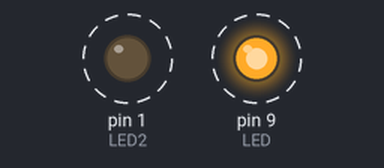
Bench run of a sketch on a simulated Arduino Uno, built with avr-gcc and run on an emulated ATmega328P. Parts: output pins drawn as LEDs (lit = HIGH). Dashed ring = blinking.

Above: at 0.2 s.
Timing chart, 0 to 4.6 s (numbered marks = the images above):
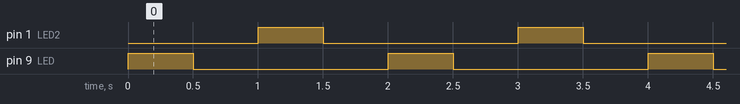

Measured:
- by itself, pin 1 (LED2), pin 9 (LED): alternates HIGH for 0.50 s and LOW for 1.5 s
- by itself, everything shown: repeats every 2.0 s, in 4 steps

The sketch:

duoLed.ino
```cpp
int LED = 9;
int LED2 = 1;
void setup()
{
  pinMode(LED, OUTPUT);
  pinMode(LED2, OUTPUT);
}

void loop()
{
  digitalWrite(LED, HIGH);//high liga a porta
  delay(500);
  digitalWrite(LED, LOW);//low desliga a porta
  delay(500);
  digitalWrite(LED2, HIGH);//high liga a porta
  delay(500);
  digitalWrite(LED2, LOW);//low desliga a porta
  delay(500);
}
```
